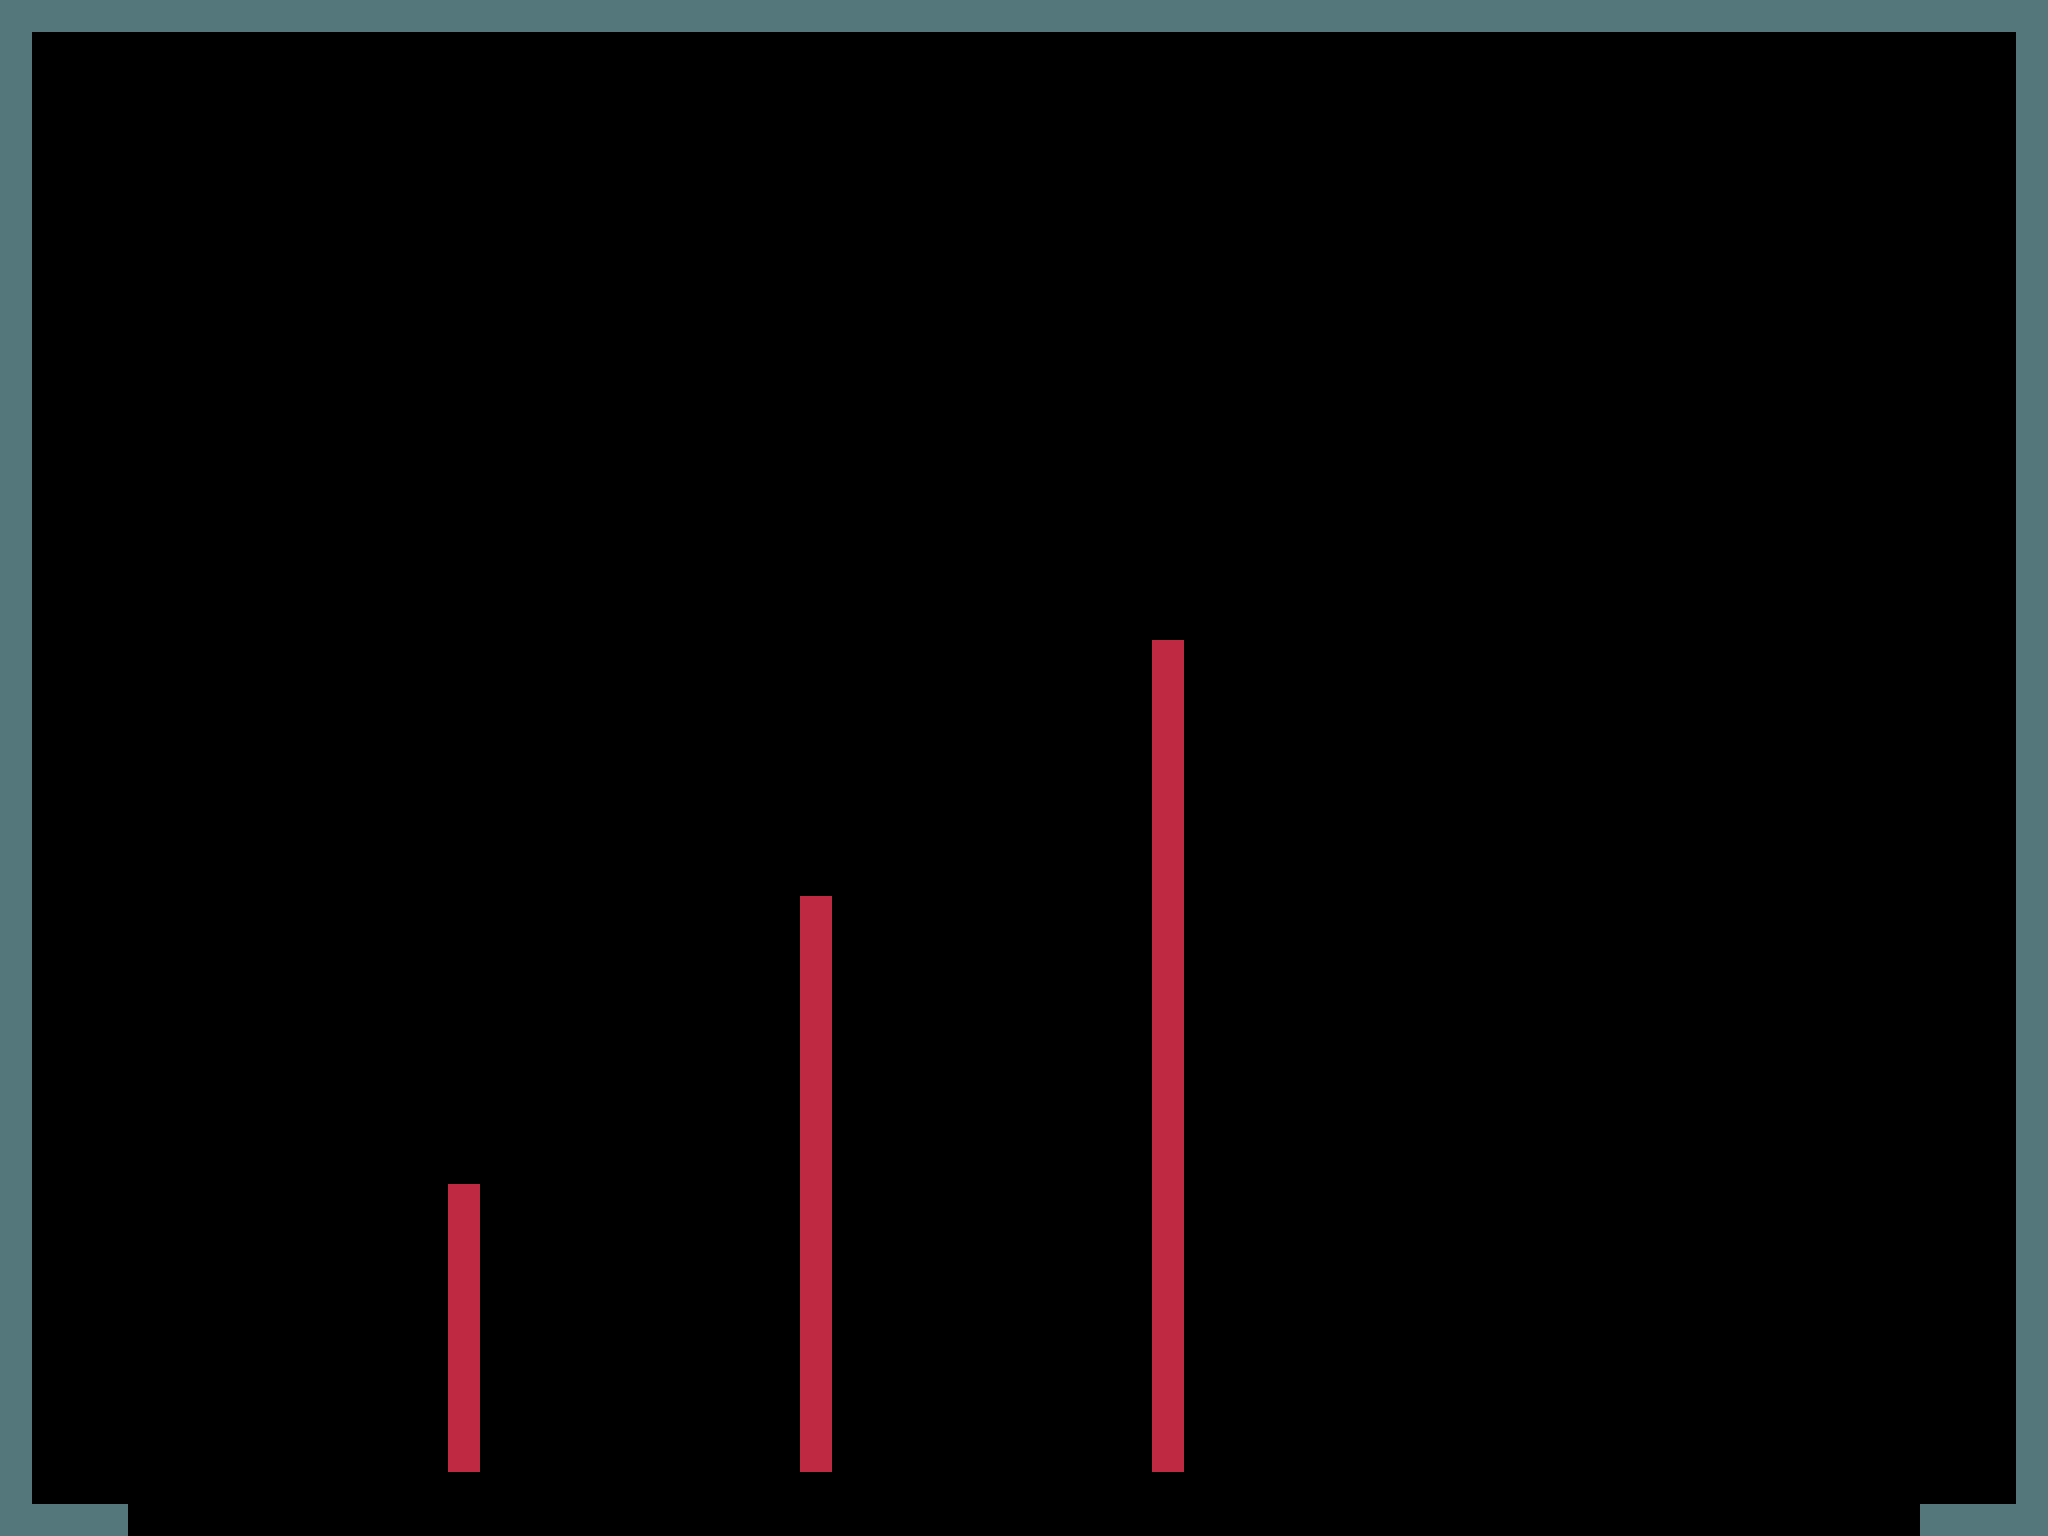

The image is a tile-based game level rendered from a .tmx file. Its description and source (layers, tilesets, objects; grid data summarised) follow:
An orthogonal 64x48 tile map with 32x32 px tiles, 1 tile layer (data) and 57 objects (56x trap, player).

<map version="1.0" orientation="orthogonal" renderorder="right-down" width="64" height="48" tilewidth="32" tileheight="32" backgroundcolor="#000000" nextobjectid="114">
 <tileset firstgid="1" name="tiles" tilewidth="32" tileheight="32" tilecount="5" columns="5">
  <image source="../tiles.png" width="160" height="32" />
 </tileset>
 <layer name="data" width="64" height="48">
  <data>[3072 cells, 217 non-empty, 2 distinct tile ids]</data>
 </layer>
 <objectgroup name="objects">
  <object id="1" name="player" type="player" x="36" y="1466" width="32" height="32" />
  <object id="34" name="trap" type="trap" x="128" y="1504" width="32" height="32" />
  <object id="43" name="trap" type="trap" x="160" y="1504" width="32" height="32" />
  <object id="44" name="trap" type="trap" x="192" y="1504" width="32" height="32" />
  <object id="45" name="trap" type="trap" x="256" y="1504" width="32" height="32" />
  <object id="46" name="trap" type="trap" x="224" y="1504" width="32" height="32" />
  <object id="47" name="trap" type="trap" x="288" y="1504" width="32" height="32" />
  <object id="50" name="trap" type="trap" x="320" y="1504" width="32" height="32" />
  <object id="52" name="trap" type="trap" x="384" y="1504" width="32" height="32" />
  <object id="53" name="trap" type="trap" x="416" y="1504" width="32" height="32" />
  <object id="54" name="trap" type="trap" x="448" y="1504" width="32" height="32" />
  <object id="55" name="trap" type="trap" x="480" y="1504" width="32" height="32" />
  <object id="56" name="trap" type="trap" x="512" y="1504" width="32" height="32" />
  <object id="57" name="trap" type="trap" x="544" y="1504" width="32" height="32" />
  <object id="58" name="trap" type="trap" x="576" y="1504" width="32" height="32" />
  <object id="59" name="trap" type="trap" x="608" y="1504" width="32" height="32" />
  <object id="60" name="trap" type="trap" x="640" y="1504" width="32" height="32" />
  <object id="61" name="trap" type="trap" x="672" y="1504" width="32" height="32" />
  <object id="62" name="trap" type="trap" x="704" y="1504" width="32" height="32" />
  <object id="63" name="trap" type="trap" x="736" y="1504" width="32" height="32" />
  <object id="64" name="trap" type="trap" x="768" y="1504" width="32" height="32" />
  <object id="65" name="trap" type="trap" x="800" y="1504" width="32" height="32" />
  <object id="66" name="trap" type="trap" x="832" y="1504" width="32" height="32" />
  <object id="67" name="trap" type="trap" x="864" y="1504" width="32" height="32" />
  <object id="68" name="trap" type="trap" x="896" y="1504" width="32" height="32" />
  <object id="69" name="trap" type="trap" x="928" y="1504" width="32" height="32" />
  <object id="70" name="trap" type="trap" x="960" y="1504" width="32" height="32" />
  <object id="71" name="trap" type="trap" x="992" y="1504" width="32" height="32" />
  <object id="72" name="trap" type="trap" x="1024" y="1504" width="32" height="32" />
  <object id="73" name="trap" type="trap" x="1088" y="1504" width="32" height="32" />
  <object id="74" name="trap" type="trap" x="1056" y="1504" width="32" height="32" />
  <object id="75" name="trap" type="trap" x="1152" y="1504" width="32" height="32" />
  <object id="76" name="trap" type="trap" x="1120" y="1504" width="32" height="32" />
  <object id="77" name="trap" type="trap" x="1184" y="1504" width="32" height="32" />
  <object id="78" name="trap" type="trap" x="1216" y="1504" width="32" height="32" />
  <object id="79" name="trap" type="trap" x="1248" y="1504" width="32" height="32" />
  <object id="80" name="trap" type="trap" x="1280" y="1504" width="32" height="32" />
  <object id="81" name="trap" type="trap" x="1312" y="1504" width="32" height="32" />
  <object id="82" name="trap" type="trap" x="1344" y="1504" width="32" height="32" />
  <object id="83" name="trap" type="trap" x="1376" y="1504" width="32" height="32" />
  <object id="84" name="trap" type="trap" x="1408" y="1504" width="32" height="32" />
  <object id="85" name="trap" type="trap" x="1440" y="1504" width="32" height="32" />
  <object id="86" name="trap" type="trap" x="1472" y="1504" width="32" height="32" />
  <object id="87" name="trap" type="trap" x="1504" y="1504" width="32" height="32" />
  <object id="89" name="trap" type="trap" x="1888" y="1504" width="32" height="32" />
  <object id="90" name="trap" type="trap" x="1696" y="1504" width="32" height="32" />
  <object id="91" name="trap" type="trap" x="1728" y="1504" width="32" height="32" />
  <object id="92" name="trap" type="trap" x="1760" y="1504" width="32" height="32" />
  <object id="93" name="trap" type="trap" x="1856" y="1504" width="32" height="32" />
  <object id="94" name="trap" type="trap" x="1824" y="1504" width="32" height="32" />
  <object id="95" name="trap" type="trap" x="1792" y="1504" width="32" height="32" />
  <object id="108" name="trap" type="trap" x="1664" y="1504" width="32" height="32" />
  <object id="109" name="trap" type="trap" x="1632" y="1504" width="32" height="32" />
  <object id="110" name="trap" type="trap" x="1600" y="1504" width="32" height="32" />
  <object id="111" name="trap" type="trap" x="1568" y="1504" width="32" height="32" />
  <object id="112" name="trap" type="trap" x="1536" y="1504" width="32" height="32" />
  <object id="113" name="trap" type="trap" x="352" y="1504" width="32" height="32" />
 </objectgroup>
</map>
